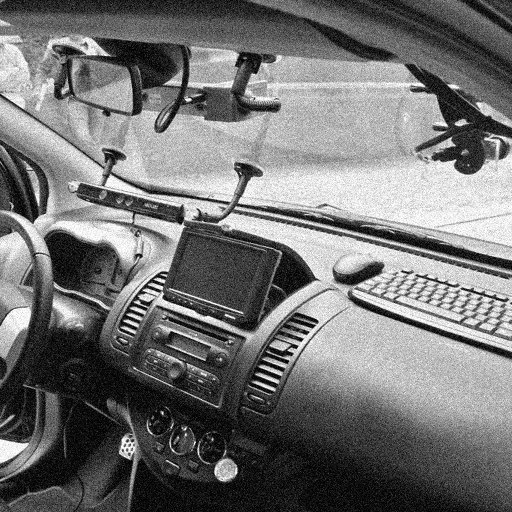
#> input picture EdxOpenCv/Week_4/ivvi_512x512_gray_rg.jpg, 512 x 512 px; the run also reads 1 picture not shown here
$ python Ruido.py
#> lines starting #> are read from the running program, lines starting #| are printed output that depends on the picture
import cv2
import numpy as np


# Nombre de la imagen que se va a cargar
NombreImagen = "ivvi_512x512_gray_rg.jpg"
NombreImagenIvvi = "ivvi_512x512_gray.jpg"

# Cargamos las imagenes
src = cv2.imread(NombreImagen)
#> src is the input picture: shape (512, 512, 3); min 0, max 255, mean 115.5
ivvi = cv2.imread(NombreImagenIvvi)

if src is None or ivvi is None:
    print("Error al cargar las imagenes %s and %s" %(NombreImagen, ivvi))
else:
    # Homogeneous blur
    imgBlr = cv2.blur(src,(5,5),4)
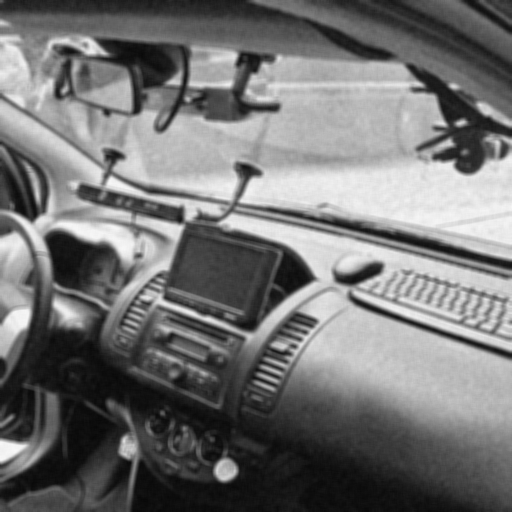
#> imgBlr: shape (512, 512, 3); min 8, max 248, mean 115.5

    # Gaussian blur
    imgGus = cv2.GaussianBlur(src,(5,5),0,0,4)

    # Median blur
    imgMed = cv2.medianBlur(src,5)
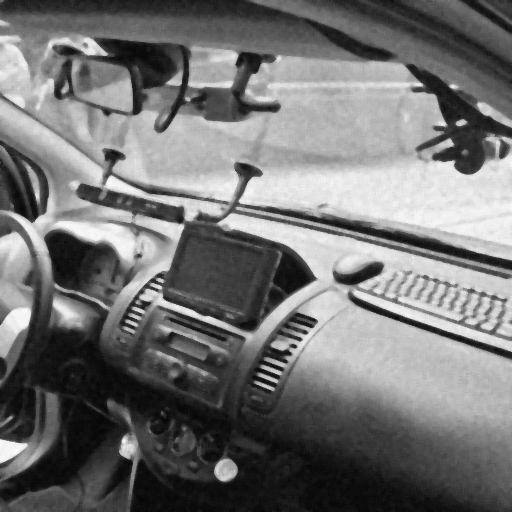
#> imgMed: shape (512, 512, 3); min 4, max 250, mean 115.1

    # Bilateral filter
    imgBil = cv2.bilateralFilter(src,15,80,80)

    # Mostrar la imagenes
    cv2.namedWindow("Vehiculo IVVI", cv2.WINDOW_NORMAL)
    cv2.imshow("Vehiculo IVVI", ivvi)

    cv2.namedWindow("Original con ruido", cv2.WINDOW_NORMAL)
    cv2.imshow("Original con ruido", src)

    cv2.namedWindow("blur", cv2.WINDOW_NORMAL)
    cv2.imshow("blur", imgBlr)

    cv2.namedWindow("Gaussian", cv2.WINDOW_NORMAL)
    cv2.imshow("Gaussian", imgGus)

    cv2.namedWindow("Median", cv2.WINDOW_NORMAL)
    cv2.imshow("Median", imgMed)

    cv2.namedWindow("Bilateral", cv2.WINDOW_NORMAL)
    cv2.imshow("Bilateral", imgBil)

    cv2.waitKey(0)
